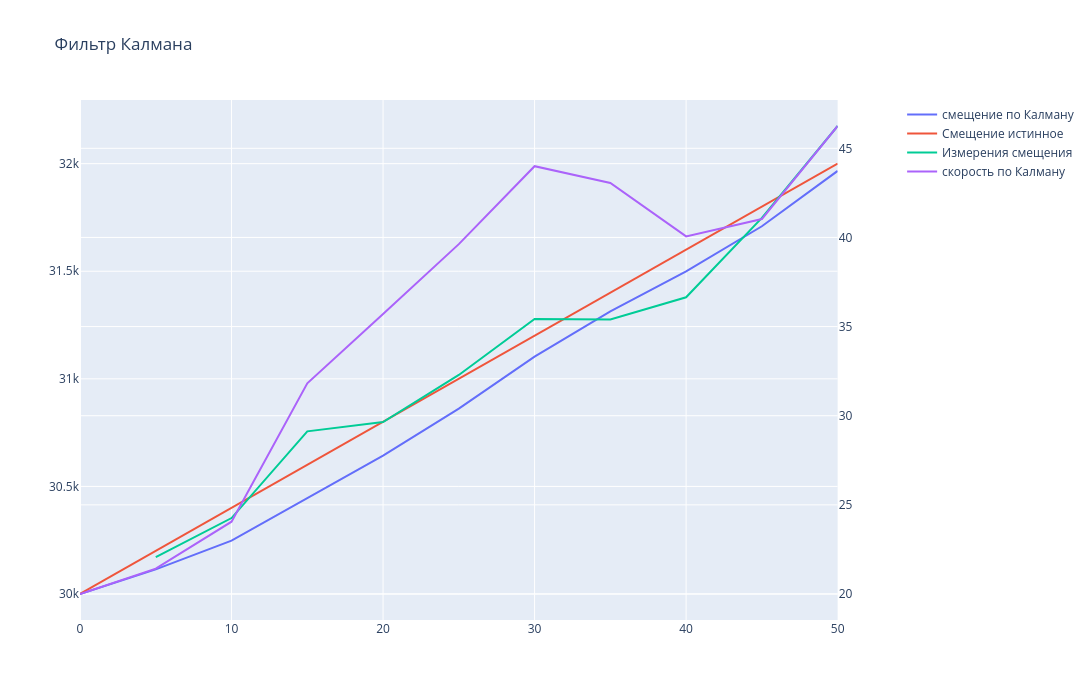

Notebook cell for this chart:
### Markdown cell above
### Постоянная скорость. α - β фильтр

### Code cell
import plotly.graph_objs as go

from plotly.subplots import make_subplots

alpha = 0.2
beta=0.1
delta_t = 5

mes=[30171,30353,30756,30799,31018,31278,31276,31379,31748,32175]
x=[30000]
vel = [20]

predict_vel = []
predict_x=[]

for i in range(len(mes)):
    predict_x.append(x[i]+vel[i]*delta_t)
    predict_vel.append(vel[i])
    x.append(predict_x[i]+alpha*(mes[i]-predict_x[i]))
    vel.append(predict_vel[i]+beta*(mes[i]-predict_x[i])/delta_t)

print(x)
print(vel)
fig = make_subplots(specs=[[{"secondary_y": True}]])

fig.add_trace(go.Scatter(x=[i*delta_t for i in range(len(mes)+1)], y = x, mode='lines', name='смещение по Калману'), secondary_y=False)
fig.add_trace(go.Scatter(x=[i*delta_t for i in range(len(mes)+1)], y = [30000+40*i*delta_t for i in range(len(mes)+1)], mode='lines', name='Смещение истинное'), secondary_y=False)
fig.add_trace(go.Scatter(x=[i*delta_t for i in range(1, len(mes)+1)], y = mes, mode='lines', name='Измерения смещения'), secondary_y=False)
#добавила с 5.11
fig.add_trace(go.Scatter(x=[i*delta_t for i in range(len(mes)+1)], y=vel,mode='lines', name='скорость по Калману'),secondary_y=True)

fig.update_layout(title_text='Фильтр Калмана', width=1400, height=700)
fig.show()

### Figure 1 — Plotly figure (JSON) as saved in the notebook; plotly's stock layout.template omitted (floating-point values rounded to 4 significant figures)
{"data": [{"mode": "lines", "name": "смещение по Калману", "type": "scatter", "x": [0, 5, 10, 15, 20, 25, 30, 35, 40, 45, 50], "xaxis": "x", "y": [30000, 30110.0, 30250.0, 30450.0, 30640.0, 30860.0, 31100.0, 31310.0, 31500.0, 31710.0, 31970.0], "yaxis": "y"}, {"mode": "lines", "name": "Смещение истинное", "type": "scatter", "x": [0, 5, 10, 15, 20, 25, 30, 35, 40, 45, 50], "xaxis": "x", "y": [30000, 30200, 30400, 30600, 30800, 31000, 31200, 31400, 31600, 31800, 32000], "yaxis": "y"}, {"mode": "lines", "name": "Измерения смещения", "type": "scatter", "x": [5, 10, 15, 20, 25, 30, 35, 40, 45, 50], "xaxis": "x", "y": [30171, 30353, 30756, 30799, 31018, 31278, 31276, 31379, 31748, 32175], "yaxis": "y"}, {"mode": "lines", "name": "скорость по Калману", "type": "scatter", "x": [0, 5, 10, 15, 20, 25, 30, 35, 40, 45, 50], "xaxis": "x", "y": [20, 21.42, 24.05, 31.82, 35.7, 39.62, 44.0, 43.06, 40.06, 41.03, 46.25], "yaxis": "y2"}], "layout": {"height": 700, "title": {"text": "Фильтр Калмана"}, "width": 1400, "xaxis": {"anchor": "y", "domain": [0, 0.94]}, "yaxis": {"anchor": "x", "domain": [0, 1]}, "yaxis2": {"anchor": "x", "overlaying": "y", "side": "right"}}}
